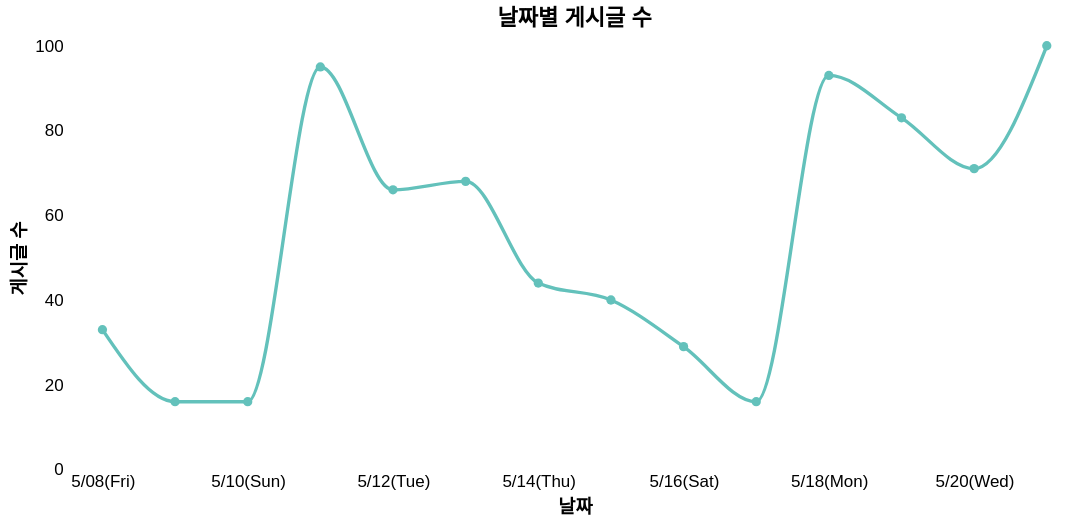

The cell this chart's notebook holds for it:
### Markdown cell above
> 기간동안 올라온 게시물 중 '경기북부' 게시물은 약 10% 정도

### Code cell
_day_en = {0: 'Mon', 1: 'Tue', 2: 'Wed', 3: 'Thu', 4: 'Fri', 5: 'Sat', 6: 'Sun'}

df_daily = (
    df.groupby(df['created'].dt.strftime('%Y-%m-%d'))
    .size()
    .reset_index(name='count')
    .rename(columns={'created': 'date'})
)
df_daily['label'] = df_daily['date'].apply(
    lambda s: (
        lambda t: f"{t.month}/{t.day:02d}({_day_en[t.weekday()]})"
    )(pd.Timestamp(s))
)

tick_labels = list(df_daily['label'][::2])

alt.Chart(df_daily).mark_line(color="#63C1BB", interpolate="monotone", point=alt.OverlayMarkDef(color="#63C1BB")).encode(
    x=alt.X("label:O", sort=list(df_daily['label']), title="날짜",
            axis=alt.Axis(labelAngle=0, values=tick_labels)),
    y=alt.Y("count:Q", title="게시글 수"),
    tooltip=[
        alt.Tooltip("label:N", title="날짜"),
        alt.Tooltip("count:Q", title="게시글 수"),
    ]
).properties(
    title="날짜별 게시글 수",
    width=600,
    height=250,
).configure_axis(**AXIS_CONFIG).configure_view(stroke=None)

### Figure 1 — Vega-Lite specification as saved in the notebook (floating-point values rounded to 4 significant figures)
{"config": {"view": {"continuousWidth": 300, "continuousHeight": 300, "stroke": null}, "axis": {"domain": false, "grid": false, "ticks": false}}, "data": {"name": "data-ba419ea4695d19b232a99df5482092b3"}, "mark": {"type": "line", "color": "#63C1BB", "interpolate": "monotone", "point": {"color": "#63C1BB"}}, "encoding": {"tooltip": [{"field": "label", "title": "날짜", "type": "nominal"}, {"field": "count", "title": "게시글 수", "type": "quantitative"}], "x": {"axis": {"labelAngle": 0, "values": ["5/08(Fri)", "5/10(Sun)", "5/12(Tue)", "5/14(Thu)", "5/16(Sat)", "5/18(Mon)", "5/20(Wed)"]}, "field": "label", "sort": ["5/08(Fri)", "5/09(Sat)", "5/10(Sun)", "5/11(Mon)", "5/12(Tue)", "5/13(Wed)", "5/14(Thu)", "5/15(Fri)", "5/16(Sat)", "5/17(Sun)", "5/18(Mon)", "5/19(Tue)", "5/20(Wed)", "5/21(Thu)"], "title": "날짜", "type": "ordinal"}, "y": {"field": "count", "title": "게시글 수", "type": "quantitative"}}, "height": 250, "title": "날짜별 게시글 수", "width": 600, "$schema": "https://vega.github.io/schema/vega-lite/v6.4.1.json", "datasets": {"data-ba419ea4695d19b232a99df5482092b3": [{"date": "2026-05-08", "count": 33, "label": "5/08(Fri)"}, {"date": "2026-05-09", "count": 16, "label": "5/09(Sat)"}, {"date": "2026-05-10", "count": 16, "label": "5/10(Sun)"}, {"date": "2026-05-11", "count": 95, "label": "5/11(Mon)"}, {"date": "2026-05-12", "count": 66, "label": "5/12(Tue)"}, {"date": "2026-05-13", "count": 68, "label": "5/13(Wed)"}, {"date": "2026-05-14", "count": 44, "label": "5/14(Thu)"}, {"date": "2026-05-15", "count": 40, "label": "5/15(Fri)"}, {"date": "2026-05-16", "count": 29, "label": "5/16(Sat)"}, {"date": "2026-05-17", "count": 16, "label": "5/17(Sun)"}, {"date": "2026-05-18", "count": 93, "label": "5/18(Mon)"}, {"date": "2026-05-19", "count": 83, "label": "5/19(Tue)"}, {"date": "2026-05-20", "count": 71, "label": "5/20(Wed)"}, {"date": "2026-05-21", "count": 100, "label": "5/21(Thu)"}]}}
